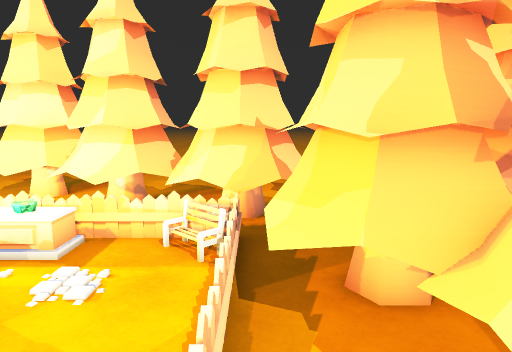
view 1 (above)

17 first-person views from a walk through a Unity game level. The camera is 1.5 m above the floor, tilts 8° down and sees 70° across. The floor is counted in squares, 0.5 m on a side. Each view is taken from the middle of a square. On the plan, view 1 faces up. The plan holds only what a view shows up to about 20 squares ahead; the rest is blank. The place goes on beyond the plan. The player character is not drawn.

view 2
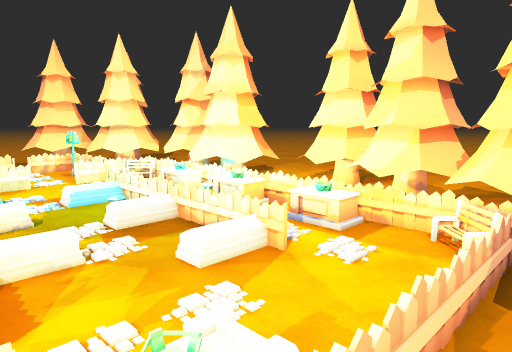

view 3
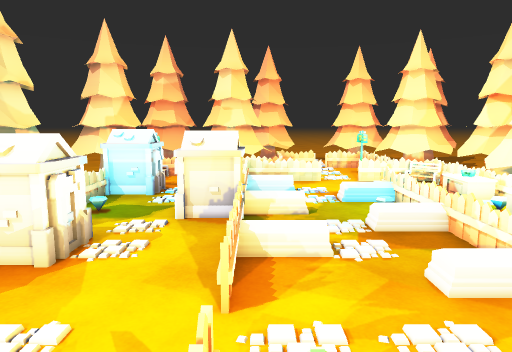

view 4
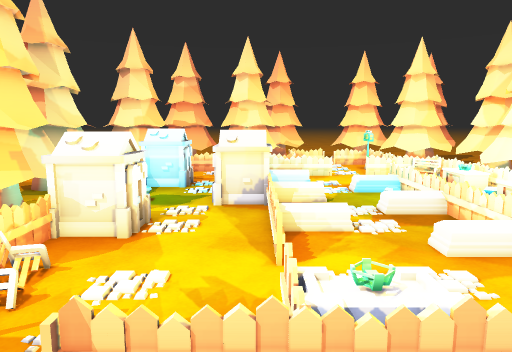

view 5
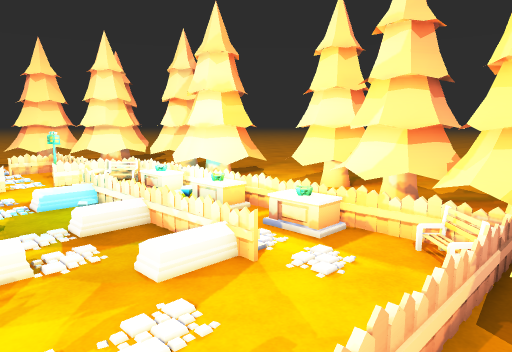

view 6
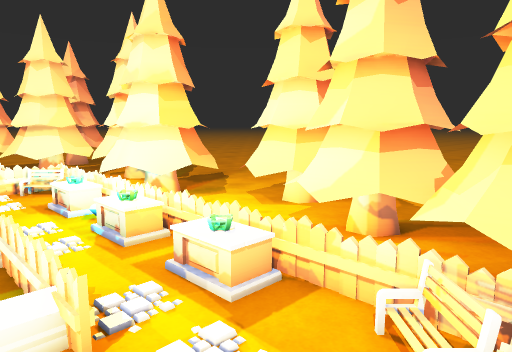

view 7
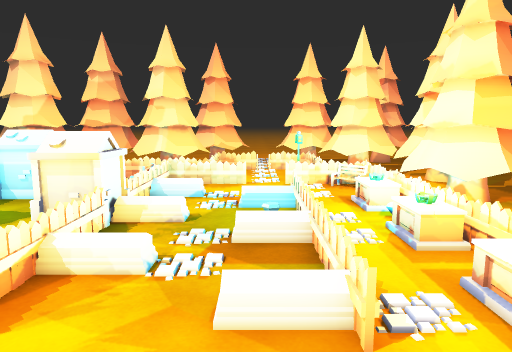

view 8
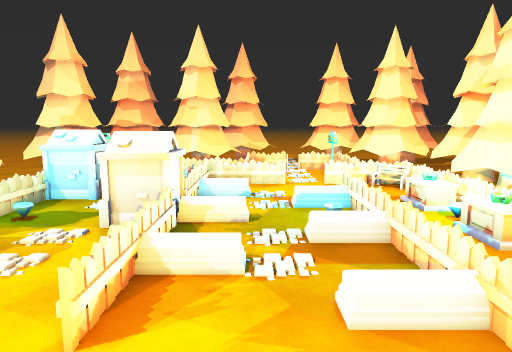

view 9
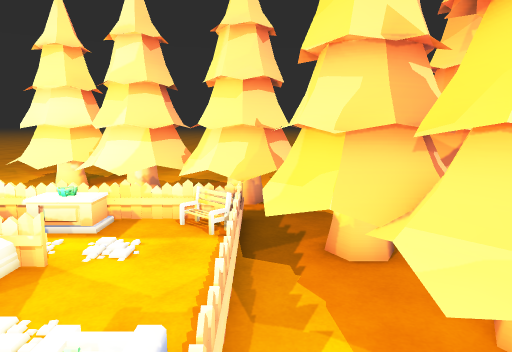

view 10
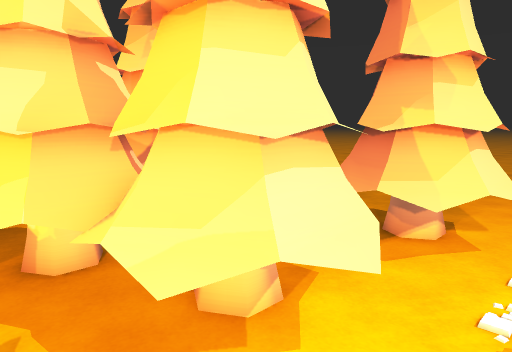

view 11
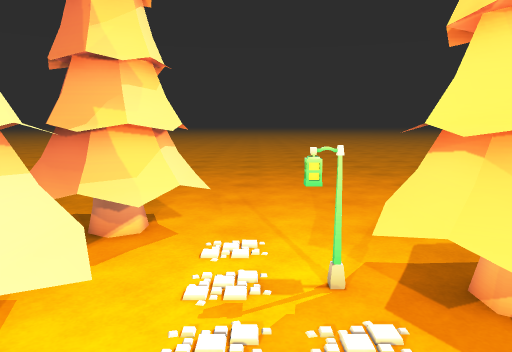

view 12
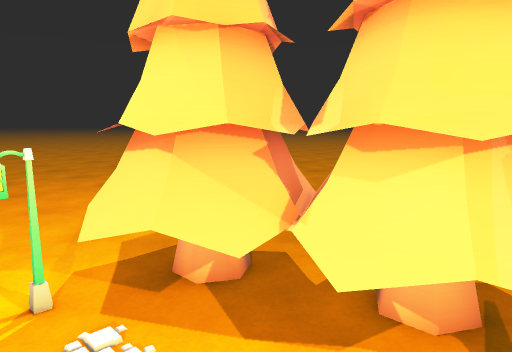

view 13
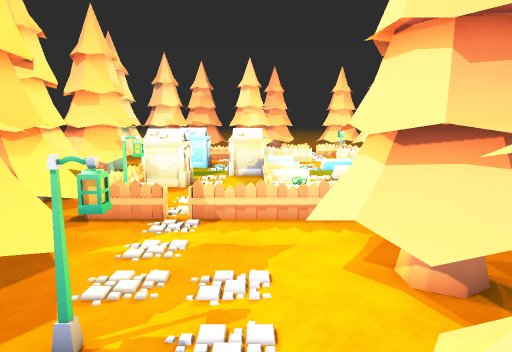

view 14
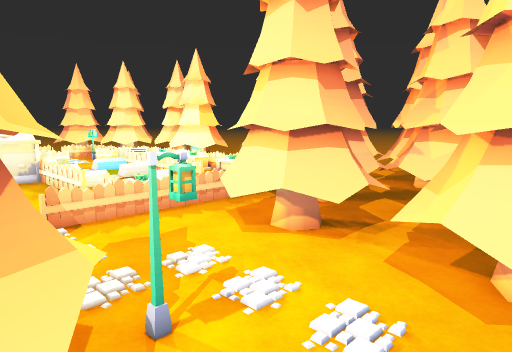

view 15
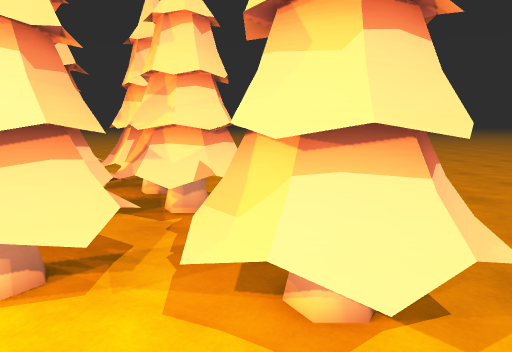

view 16
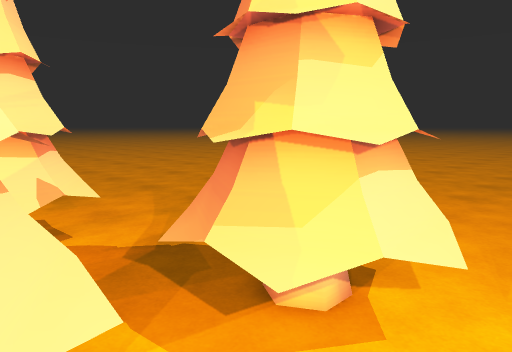

view 17
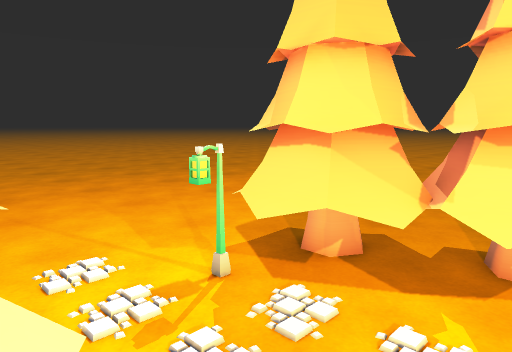

### Floor plan
Key: @ floor where view 1 was taken; . main floor; : floor 0.25 m higher than the main floor; = window, fence, low wall or low ledge; T pine tree; F fence; G gem; O other object.
Columns run from 24 left of view 1 to 11 right of it. Each row starts with its distance up from view 1.
 20                   ...
 19            ..     ....
 18           ...     .....
 17          ....  TT ..... ..
 16         ..... TTTT   .. ...
 15      T  .. ..TTTT   TT.  ..
 14     TTT   TTT TTTTT TT           ...
 13     TTT   TTT.TTTTTTTTTT T T     ...
 12     TTT  TTTT    TTTTTTTTTTTTT   ...
 11   T      TTTT      TTTTTTT TT    ...
 10  TTT     TTT          TTT...  T T ..
  9 TTT   .O.   GG O.. O..OFF.  TTTTTT..
  8       O...OOGGOO..OO...O TTTTTTTTT..
  7    O FF................FFTTTTTTTT...
  6   OO.:.      . ....F....TTTTTTT.....
  5    ....    .GG ....F...FFTT   ....
  4    ....... .GG ...........TTTTT..TT
  3       .................FF.TTTTT.TTTT
  2       ................  ..TTTTT.TTTT
  1          ..  ... ..... FF.TTTTT.TTTT
  0             OO.  ..F..  @..TTT...TTT
 -1             OOO....F.. FF.........T.
 -2              OO.....................
 -3          ... O.........FF.....OO....
 -4       ..OO......OO...........TTT....
 -5       OOOO..GG. OOO...OO..T.TTTTT...
 -6          O.FGF  OOO.FFO  TTTTTTTT...
 -7          O F FOOO= FFFO  TTTTT  T...

Positions as (right, up) in squares from view 1, and headings:
1: (0, 0), facing up
2: (1, -1), facing up-left
3: (1, 0), facing left
4: (3, -1), facing left
5: (1, 0), facing up-left
6: (0, 4), facing up-left
7: (0, 4), facing left
8: (0, 2), facing left
9: (0, -2), facing up
10: (0, -2), facing up-right
11: (0, -2), facing right
12: (0, -2), facing down-right
13: (11, -1), facing left
14: (11, -6), facing up-left
15: (9, -4), facing up
16: (5, -2), facing up-right
17: (1, 1), facing down-right
